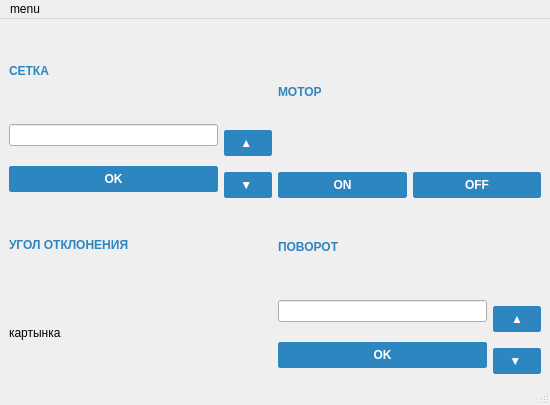
<?xml version="1.0" encoding="UTF-8"?>
<ui version="4.0">
 <class>Controller</class>
 <widget class="QMainWindow" name="Controller">
  <property name="geometry">
   <rect>
    <x>0</x>
    <y>0</y>
    <width>550</width>
    <height>405</height>
   </rect>
  </property>
  <property name="windowTitle">
   <string>MainWindow</string>
  </property>
  <widget class="QWidget" name="centralwidget">
   <layout class="QGridLayout" name="gridLayout_3">
    <item row="2" column="0">
     <layout class="QVBoxLayout" name="verticalLayout_2">
      <item>
       <widget class="QLabel" name="grid_label">
        <property name="styleSheet">
         <string notr="true">
  color: #2E86C1;
  font-weight: 600;
  </string>
        </property>
        <property name="text">
         <string>СЕТКА</string>
        </property>
       </widget>
      </item>
      <item>
       <layout class="QHBoxLayout" name="horizontalLayout">
        <item>
         <layout class="QVBoxLayout" name="verticalLayout">
          <item>
           <widget class="QLineEdit" name="grid_line_edit"/>
          </item>
          <item>
           <widget class="QPushButton" name="pushButton_grid_ok">
            <property name="styleSheet">
             <string notr="true">background-color: #2E86C1;
  color: #fff;
  font-weight: 600;
  border-radius: 2px;
  border: 1px solid #2E86C1;
  padding: 5px 15px;
  margin-top: 10px;
  outline: 0px;</string>
            </property>
            <property name="text">
             <string>OK</string>
            </property>
           </widget>
          </item>
         </layout>
        </item>
        <item>
         <layout class="QVBoxLayout" name="verticalLayout_3">
          <item>
           <widget class="QPushButton" name="pushButton_grid_up">
            <property name="styleSheet">
             <string notr="true">background-color: #2E86C1;
  color: #fff;
  font-weight: 600;
  border-radius: 2px;
  border: 1px solid #2E86C1;
  padding: 5px 15px;
  margin-top: 10px;
  outline: 0px;</string>
            </property>
            <property name="text">
             <string>▲ </string>
            </property>
           </widget>
          </item>
          <item>
           <widget class="QPushButton" name="pushButton_grid_down">
            <property name="styleSheet">
             <string notr="true">background-color: #2E86C1;
  color: #fff;
  font-weight: 600;
  border-radius: 2px;
  border: 1px solid #2E86C1;
  padding: 5px 15px;
  margin-top: 10px;
  outline: 0px;</string>
            </property>
            <property name="text">
             <string>▼ </string>
            </property>
           </widget>
          </item>
         </layout>
        </item>
       </layout>
      </item>
     </layout>
    </item>
    <item row="2" column="1">
     <layout class="QVBoxLayout" name="verticalLayout_5">
      <item>
       <widget class="QLabel" name="motor_label">
        <property name="styleSheet">
         <string notr="true">
  color: #2E86C1;
  font-weight: 600;
  </string>
        </property>
        <property name="text">
         <string>МОТОР</string>
        </property>
       </widget>
      </item>
      <item>
       <layout class="QHBoxLayout" name="horizontalLayout_2">
        <item>
         <widget class="QPushButton" name="pushButton_motor_on">
          <property name="styleSheet">
           <string notr="true">background-color: #2E86C1;
  color: #fff;
  font-weight: 600;
  border-radius: 2px;
  border: 1px solid #2E86C1;
  padding: 5px 15px;
  margin-top: 10px;
  outline: 0px;</string>
          </property>
          <property name="text">
           <string>ON</string>
          </property>
         </widget>
        </item>
        <item>
         <widget class="QPushButton" name="pushButton_motor_off">
          <property name="styleSheet">
           <string notr="true">background-color: #2E86C1;
  color: #fff;
  font-weight: 600;
  border-radius: 2px;
  border: 1px solid #2E86C1;
  padding: 5px 15px;
  margin-top: 10px;
  outline: 0px;</string>
          </property>
          <property name="text">
           <string>OFF</string>
          </property>
         </widget>
        </item>
       </layout>
      </item>
     </layout>
    </item>
    <item row="3" column="1">
     <layout class="QVBoxLayout" name="verticalLayout_6">
      <item>
       <widget class="QLabel" name="turn_label">
        <property name="styleSheet">
         <string notr="true">
  color: #2E86C1;
  font-weight: 600;
  </string>
        </property>
        <property name="text">
         <string>ПОВОРОТ</string>
        </property>
       </widget>
      </item>
      <item>
       <layout class="QHBoxLayout" name="horizontalLayout_3">
        <item>
         <layout class="QVBoxLayout" name="verticalLayout_4">
          <item>
           <widget class="QLineEdit" name="turn_lineEdit"/>
          </item>
          <item>
           <widget class="QPushButton" name="pushButton_2">
            <property name="styleSheet">
             <string notr="true">background-color: #2E86C1;
  color: #fff;
  font-weight: 600;
  border-radius: 2px;
  border: 1px solid #2E86C1;
  padding: 5px 15px;
  margin-top: 10px;
  outline: 0px;</string>
            </property>
            <property name="text">
             <string>OK</string>
            </property>
           </widget>
          </item>
         </layout>
        </item>
        <item>
         <layout class="QVBoxLayout" name="verticalLayout_7">
          <item>
           <widget class="QPushButton" name="pushButton_turn_up">
            <property name="styleSheet">
             <string notr="true">background-color: #2E86C1;
  color: #fff;
  font-weight: 600;
  border-radius: 2px;
  border: 1px solid #2E86C1;
  padding: 5px 15px;
  margin-top: 10px;
  outline: 0px;</string>
            </property>
            <property name="text">
             <string>▲</string>
            </property>
           </widget>
          </item>
          <item>
           <widget class="QPushButton" name="pushButton_turn_down">
            <property name="styleSheet">
             <string notr="true">background-color: #2E86C1;
  color: #fff;
  font-weight: 600;
  border-radius: 2px;
  border: 1px solid #2E86C1;
  padding: 5px 15px;
  margin-top: 10px;
  outline: 0px;
</string>
            </property>
            <property name="text">
             <string>▼ </string>
            </property>
           </widget>
          </item>
         </layout>
        </item>
       </layout>
      </item>
     </layout>
    </item>
    <item row="3" column="0">
     <layout class="QVBoxLayout" name="verticalLayout_8">
      <item>
       <widget class="QLabel" name="angle_label">
        <property name="styleSheet">
         <string notr="true">
  color: #2E86C1;
  font-weight: 600;
  </string>
        </property>
        <property name="text">
         <string>УГОЛ ОТКЛОНЕНИЯ</string>
        </property>
       </widget>
      </item>
      <item>
       <widget class="QLabel" name="angle_pic">
        <property name="text">
         <string>картынка</string>
        </property>
       </widget>
      </item>
     </layout>
    </item>
   </layout>
  </widget>
  <widget class="QMenuBar" name="menubar">
   <property name="geometry">
    <rect>
     <x>0</x>
     <y>0</y>
     <width>550</width>
     <height>18</height>
    </rect>
   </property>
   <widget class="QMenu" name="menu">
    <property name="title">
     <string>menu</string>
    </property>
    <addaction name="navigation_map"/>
    <addaction name="depth_map"/>
    <addaction name="controller"/>
   </widget>
   <addaction name="menu"/>
  </widget>
  <widget class="QStatusBar" name="statusbar"/>
  <action name="navigation_map">
   <property name="text">
    <string>navigation</string>
   </property>
  </action>
  <action name="depth_map">
   <property name="text">
    <string>depth map</string>
   </property>
  </action>
  <action name="controller">
   <property name="text">
    <string>controller</string>
   </property>
  </action>
 </widget>
 <resources/>
 <connections/>
</ui>
